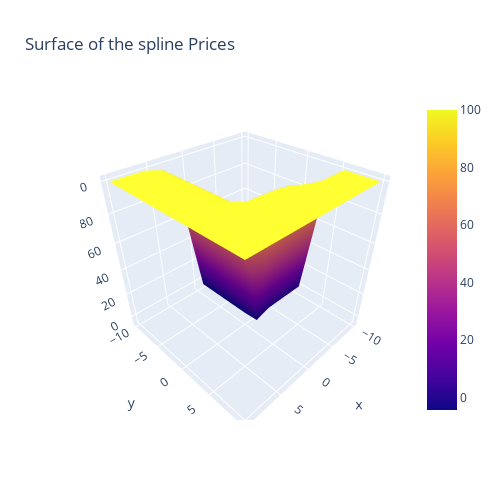

Source (notebook cell):
### Code cell
fig = go.Figure(data=[go.Surface(z=cs_spline_approx, x=x1_test, y=x2_test)])

fig.update_layout(title='Surface of the spline Prices', autosize=True,
                  width=500, height=500,
                  xaxis_title="K")

fig.show()

### Figure 1 — Plotly figure (JSON) as saved in the notebook; plotly's stock layout.template omitted (floating-point values rounded to 4 significant figures)
{"data": [{"type": "surface", "x": [-10, -7.778, -5.556, -3.333, -1.111, 1.111, 3.333, 5.556, 7.778, 10], "y": [-10, -7.778, -5.556, -3.333, -1.111, 1.111, 3.333, 5.556, 7.778, 10], "z": [[0, -0.01398, 0.06291, 6.223e-16, -4.366, 66.1, 96.54, 99.65, 99.96, 99.94], [0, -0.01398, 0.06291, 6.223e-16, -4.366, 66.1, 96.54, 99.65, 99.96, 99.94], [0, -0.01398, 0.06291, 6.223e-16, -4.366, 66.1, 96.54, 99.65, 99.96, 99.94], [0, -0.01398, 0.06291, 6.223e-16, -4.366, 66.1, 96.54, 99.65, 99.96, 99.94], [0, -0.01398, 0.06291, 6.223e-16, -4.366, 66.1, 96.54, 99.65, 99.96, 99.94], [0, -0.01233, 0.05547, 8.068e-16, -3.514, 66.27, 96.54, 99.65, 99.96, 99.94], [82.63, 88.86, 94.66, 97.72, 99.14, 99.72, 99.92, 99.98, 100.0, 100.0], [100, 100, 100, 100, 100, 100, 100, 100, 100, 100], [100, 100, 100, 100, 100, 100, 100, 100, 100, 100], [100, 100, 100, 100, 100, 100, 100, 100, 100, 100]]}], "layout": {"autosize": true, "height": 500, "title": {"text": "Surface of the spline Prices"}, "width": 500, "xaxis": {"title": {"text": "K"}}}}
